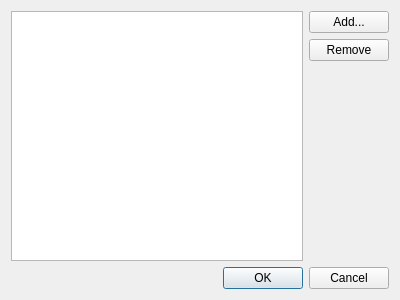
<?xml version="1.0" encoding="UTF-8"?>
<ui version="4.0">
 <class>VCardListEditDialog</class>
 <widget class="QDialog" name="VCardListEditDialog">
  <property name="geometry">
   <rect>
    <x>0</x>
    <y>0</y>
    <width>400</width>
    <height>300</height>
   </rect>
  </property>
  <property name="windowTitle">
   <string/>
  </property>
  <layout class="QVBoxLayout" name="verticalLayout_2">
   <item>
    <layout class="QHBoxLayout" name="horizontalLayout">
     <item>
      <widget class="QTreeView" name="Items_"/>
     </item>
     <item>
      <layout class="QVBoxLayout" name="verticalLayout">
       <item>
        <widget class="QPushButton" name="Add_">
         <property name="text">
          <string>Add...</string>
         </property>
        </widget>
       </item>
       <item>
        <widget class="QPushButton" name="Remove_">
         <property name="text">
          <string>Remove</string>
         </property>
        </widget>
       </item>
       <item>
        <spacer name="verticalSpacer">
         <property name="orientation">
          <enum>Qt::Vertical</enum>
         </property>
         <property name="sizeHint" stdset="0">
          <size>
           <width>20</width>
           <height>40</height>
          </size>
         </property>
        </spacer>
       </item>
      </layout>
     </item>
    </layout>
   </item>
   <item>
    <widget class="QDialogButtonBox" name="buttonBox">
     <property name="orientation">
      <enum>Qt::Horizontal</enum>
     </property>
     <property name="standardButtons">
      <set>QDialogButtonBox::Cancel|QDialogButtonBox::Ok</set>
     </property>
    </widget>
   </item>
  </layout>
 </widget>
 <resources/>
 <connections>
  <connection>
   <sender>buttonBox</sender>
   <signal>accepted()</signal>
   <receiver>VCardListEditDialog</receiver>
   <slot>accept()</slot>
   <hints>
    <hint type="sourcelabel">
     <x>248</x>
     <y>254</y>
    </hint>
    <hint type="destinationlabel">
     <x>157</x>
     <y>274</y>
    </hint>
   </hints>
  </connection>
  <connection>
   <sender>buttonBox</sender>
   <signal>rejected()</signal>
   <receiver>VCardListEditDialog</receiver>
   <slot>reject()</slot>
   <hints>
    <hint type="sourcelabel">
     <x>316</x>
     <y>260</y>
    </hint>
    <hint type="destinationlabel">
     <x>286</x>
     <y>274</y>
    </hint>
   </hints>
  </connection>
 </connections>
</ui>
